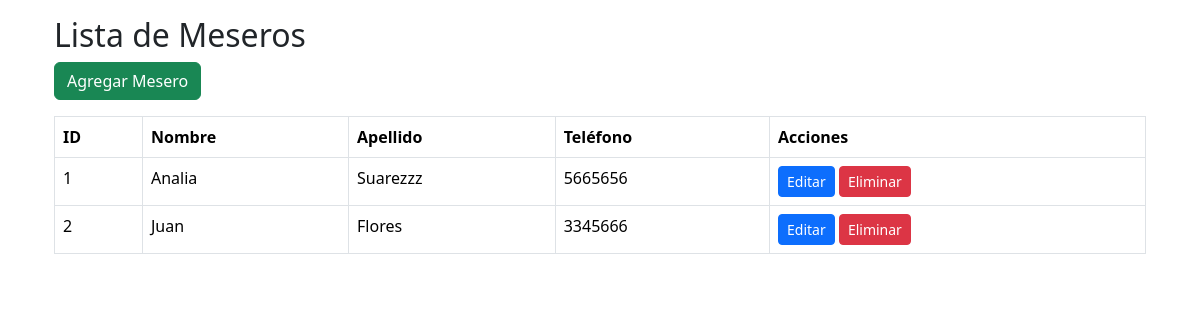
The page /ordenes/meseros/ on the database its author committed.
### ordenes/models/mesero.py (models this page shows, shortened)
class Mesero(models.Model):
    nombre = models.CharField(max_length=100)
    apellido = models.CharField(max_length=100,default="ApellidoDesconocido")
    telefono = models.CharField(max_length=20, default="Desconocido")

### ordenes/views/mesero_views.py (the view)
# urls.py: path('meseros/', mesero_list, name='mesero_list'),
def mesero_list(request):
    meseros = Mesero.objects.all()
    return render(request, 'ordenes/meseros/list.html', {'meseros': meseros})

### templates/ordenes/meseros/list.html
{% extends "ordenes/base.html" %}
{% block content %}
<div class="container">
    <h2 class="mt-3">Lista de Meseros</h2>
    <a href="{% url 'mesero_create' %}" class="btn btn-success mb-3">Agregar Mesero</a>
    <table class="table table-bordered">
        <thead>
        <tr>
            <th>ID</th>
            <th>Nombre</th>
            <th>Apellido</th>
            <th>Teléfono</th>
            <th>Acciones</th>
        </tr>
        </thead>
        <tbody>
        {% for mesero in meseros %}
            <tr>
                <td>{{ mesero.id }}</td>
                <td>{{ mesero.nombre }}</td>
                <td>{{ mesero.apellido }}</td>
                <td>{{ mesero.telefono }}</td>
                <td>
                    <a href="{% url 'mesero_update' mesero.id %}" class="btn btn-primary btn-sm">Editar</a>
                    <a href="{% url 'mesero_delete' mesero.id %}" class="btn btn-danger btn-sm">Eliminar</a>
                </td>
            </tr>
        {% endfor %}
        </tbody>
    </table>
</div>
{% endblock %}

### rows shown on the page
Mesero: id "1", nombre "Analia", apellido "Suarezzz", telefono "5665656"
Mesero: id "2", nombre "Juan", apellido "Flores", telefono "3345666"
